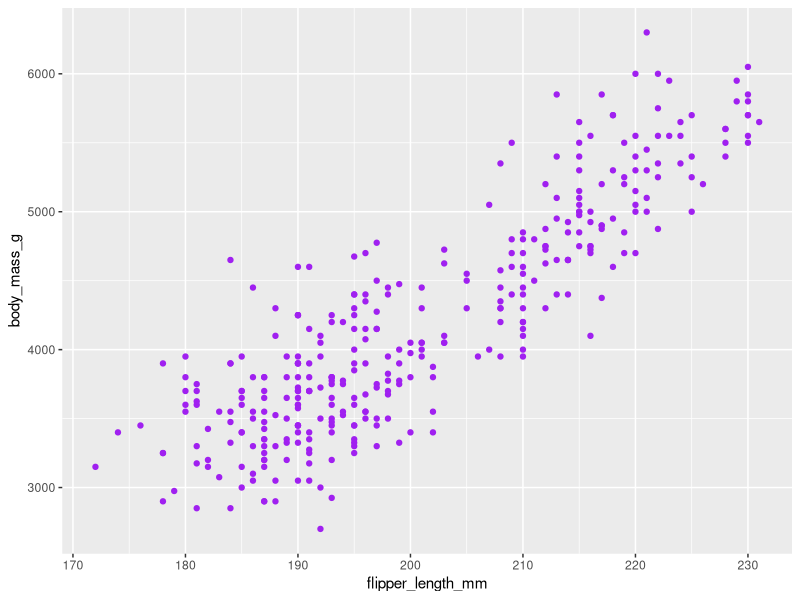
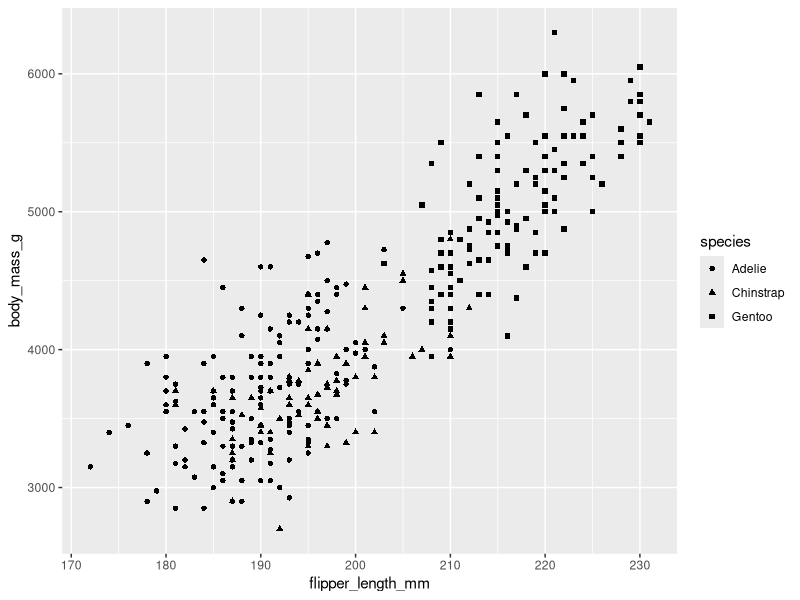
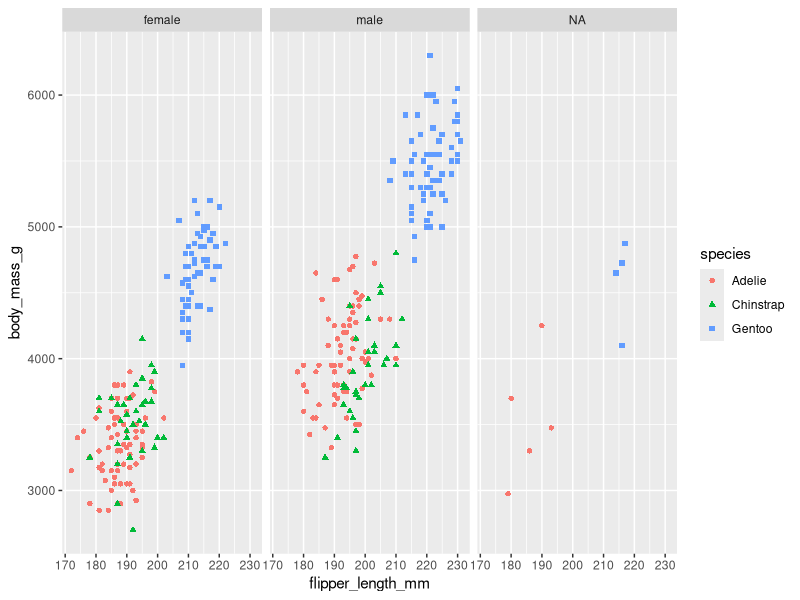

These charts were generated, in order, by the following R code:
## ---- chunk 1
library(tidyverse)
library(palmerpenguins)
## ---- chunk 2
ggplot(data=penguins, aes(x=flipper_length_mm, y=body_mass_g))+
  geom_point(color="purple")
## ---- chunk 3
ggplot(data=penguins, aes(x=flipper_length_mm, y=body_mass_g))+
  geom_point(aes(shape=species))
## ---- chunk 4
ggplot(data=penguins, aes(x=flipper_length_mm, y=body_mass_g))+
  geom_point(aes(color=species,
                 shape=species)) + facet_wrap(~sex)
